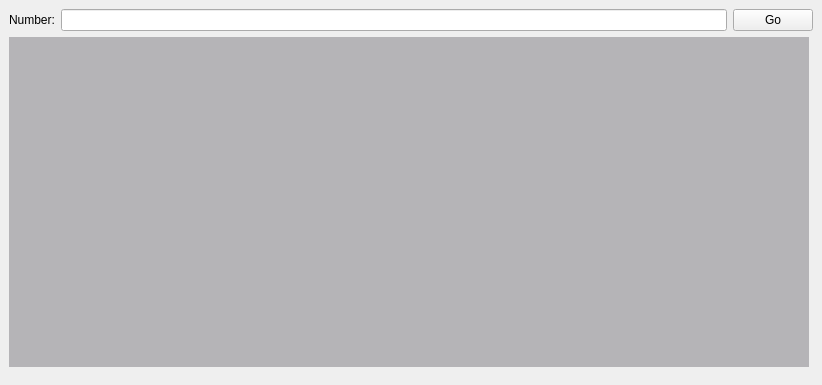
<?xml version="1.0" encoding="UTF-8"?>
<ui version="4.0">
 <class>GhostLegGenerator</class>
 <widget class="QMainWindow" name="GhostLegGenerator">
  <property name="geometry">
   <rect>
    <x>0</x>
    <y>0</y>
    <width>822</width>
    <height>385</height>
   </rect>
  </property>
  <property name="windowTitle">
   <string>GhostLegGenerator</string>
  </property>
  <widget class="QWidget" name="centralwidget">
   <layout class="QVBoxLayout" name="verticalLayout_2">
    <item>
     <layout class="QVBoxLayout" name="verticalLayout">
      <item>
       <layout class="QHBoxLayout" name="horizontalLayout">
        <item>
         <widget class="QLabel" name="label">
          <property name="text">
           <string>Number:</string>
          </property>
         </widget>
        </item>
        <item>
         <widget class="QLineEdit" name="numberLE"/>
        </item>
        <item>
         <widget class="QPushButton" name="runPB">
          <property name="text">
           <string>Go</string>
          </property>
         </widget>
        </item>
       </layout>
      </item>
      <item>
       <layout class="QVBoxLayout" name="verticalLayout_5">
        <item>
         <widget class="QWidget" name="subWidget" native="true">
          <property name="sizePolicy">
           <sizepolicy hsizetype="Fixed" vsizetype="Fixed">
            <horstretch>0</horstretch>
            <verstretch>0</verstretch>
           </sizepolicy>
          </property>
          <property name="minimumSize">
           <size>
            <width>800</width>
            <height>330</height>
           </size>
          </property>
          <property name="styleSheet">
           <string notr="true">background-color: rgb(181, 180, 183);</string>
          </property>
          <layout class="QVBoxLayout" name="verticalLayout_7">
           <item>
            <layout class="QVBoxLayout" name="verticalLayout_6"/>
           </item>
          </layout>
         </widget>
        </item>
       </layout>
      </item>
     </layout>
    </item>
    <item>
     <spacer name="verticalSpacer">
      <property name="orientation">
       <enum>Qt::Vertical</enum>
      </property>
      <property name="sizeHint" stdset="0">
       <size>
        <width>20</width>
        <height>40</height>
       </size>
      </property>
     </spacer>
    </item>
   </layout>
  </widget>
 </widget>
 <resources/>
 <connections/>
</ui>
